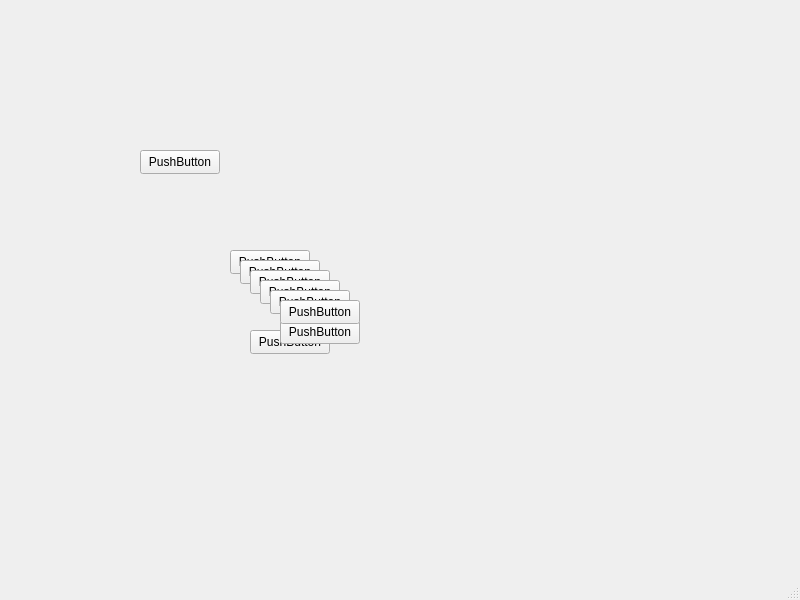
<?xml version="1.0" encoding="UTF-8"?>
<ui version="4.0">
 <class>MainWindow</class>
 <widget class="QMainWindow" name="MainWindow">
  <property name="geometry">
   <rect>
    <x>0</x>
    <y>0</y>
    <width>800</width>
    <height>600</height>
   </rect>
  </property>
  <property name="windowTitle">
   <string>MainWindow</string>
  </property>
  <widget class="QWidget" name="centralwidget">
   <widget class="QPushButton" name="pushButton">
    <property name="geometry">
     <rect>
      <x>140</x>
      <y>150</y>
      <width>80</width>
      <height>24</height>
     </rect>
    </property>
    <property name="text">
     <string>PushButton</string>
    </property>
   </widget>
   <widget class="QPushButton" name="pushButton_2">
    <property name="geometry">
     <rect>
      <x>250</x>
      <y>330</y>
      <width>80</width>
      <height>24</height>
     </rect>
    </property>
    <property name="text">
     <string>PushButton</string>
    </property>
   </widget>
   <widget class="QPushButton" name="pushButton_3">
    <property name="geometry">
     <rect>
      <x>280</x>
      <y>320</y>
      <width>80</width>
      <height>24</height>
     </rect>
    </property>
    <property name="text">
     <string>PushButton</string>
    </property>
   </widget>
   <widget class="QPushButton" name="pushButton_4">
    <property name="geometry">
     <rect>
      <x>230</x>
      <y>250</y>
      <width>80</width>
      <height>24</height>
     </rect>
    </property>
    <property name="text">
     <string>PushButton</string>
    </property>
   </widget>
   <widget class="QPushButton" name="pushButton_5">
    <property name="geometry">
     <rect>
      <x>240</x>
      <y>260</y>
      <width>80</width>
      <height>24</height>
     </rect>
    </property>
    <property name="text">
     <string>PushButton</string>
    </property>
   </widget>
   <widget class="QPushButton" name="pushButton_6">
    <property name="geometry">
     <rect>
      <x>250</x>
      <y>270</y>
      <width>80</width>
      <height>24</height>
     </rect>
    </property>
    <property name="text">
     <string>PushButton</string>
    </property>
   </widget>
   <widget class="QPushButton" name="pushButton_7">
    <property name="geometry">
     <rect>
      <x>260</x>
      <y>280</y>
      <width>80</width>
      <height>24</height>
     </rect>
    </property>
    <property name="text">
     <string>PushButton</string>
    </property>
   </widget>
   <widget class="QPushButton" name="pushButton_8">
    <property name="geometry">
     <rect>
      <x>270</x>
      <y>290</y>
      <width>80</width>
      <height>24</height>
     </rect>
    </property>
    <property name="text">
     <string>PushButton</string>
    </property>
   </widget>
   <widget class="QPushButton" name="pushButton_9">
    <property name="geometry">
     <rect>
      <x>280</x>
      <y>300</y>
      <width>80</width>
      <height>24</height>
     </rect>
    </property>
    <property name="text">
     <string>PushButton</string>
    </property>
   </widget>
  </widget>
  <widget class="QMenuBar" name="menubar">
   <property name="geometry">
    <rect>
     <x>0</x>
     <y>0</y>
     <width>800</width>
     <height>21</height>
    </rect>
   </property>
  </widget>
  <widget class="QStatusBar" name="statusbar"/>
 </widget>
 <resources/>
 <connections/>
</ui>
